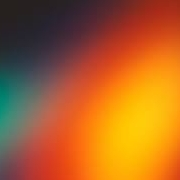
#> input picture test2.jpeg, 180 x 180 px
$ jupyter execute color_equation_generation.ipynb
#> lines starting #> are read from the running program, lines starting #| are printed output that depends on the picture
[cell 1]
import matplotlib.pyplot as plt
import numpy as np
import random
import math
import json

[cell 2]
def approx_eq(a, b):
    return abs(a - b) < .0001

[cell 3]
class EulerCauchy:
    def __init__(self, coefficients=np.zeros(3)):
        self.coefficients = coefficients

    def m(self): # homogenous solution:
        m_poly = np.poly1d(0)
        for i, coefficient in enumerate(self.coefficients):
            poly = 1
            for i in range(0,len(self.coefficients)-1-i):
                poly *= np.poly1d([1,-i])
            m_poly += poly * coefficient
        return np.roots(m_poly)

    def roots(self):
        roots = {} # elements in form of {"m":i} where i is the number of repetitions of the root
        m_vals = self.m()
        for m_val in m_vals:
            matches = [root for root in roots.keys() if approx_eq(root, m_val) or approx_eq(root, np.conjugate(m_val))]
            if matches:
                roots[matches[0]] += 1
            else:
                roots[m_val] = 1
        return roots

    def y(self, x):
        y = 0
        i = 0
        roots = self.roots()
        for root in roots.keys():
            if root.imag:
                for n_rep in range(0, roots[root], 2):
                    y += (math.log(x) ** n_rep) * (x ** root.real) * (self.constants[i] * math.cos(root.imag * math.log(x))
                                                                      + self.constants[i+1] * math.sin(root.imag * math.log(x)))
                    i += 2
            else:
                for n_rep in range(roots[root]):
                    y += self.constants[i] * (math.log(x) ** n_rep) * (x ** root)
                    i += 1
        return float(y)

[cell 4]
def normalize(values):
    return (values - np.min(values)) / (np.max(values) - np.min(values)) * 255

def valuemap(constants):
    i = constants['type']
    coefficients = constants['coefficients']
    eq = EulerCauchy(coefficients) if i else ConstantCoefficients(coefficients)
    eq.constants = constants['constants']
    return np.array(list(map(eq.y, np.arange(1,181))))

[cell 5]
from PIL import Image
image = np.asarray(Image.open('test2.jpeg'), dtype=float)

[cell 6]
def generate_image(rx, gx, bx, ry, gy, by):
    rx = normalize(sum(valuemap(_) for _ in rx))
    gx = normalize(sum(valuemap(_) for _ in gx))
    bx = normalize(sum(valuemap(_) for _ in bx))
    ry = normalize(sum(valuemap(_) for _ in ry))
    gy = normalize(sum(valuemap(_) for _ in gy))
    by = normalize(sum(valuemap(_) for _ in by))

    x_values = np.stack([rx, gx, bx]).T
    y_values = np.stack([ry, gy, by]).T

    x_values = np.repeat(x_values[:,np.newaxis,:], 180, axis=1)
    y_values = np.repeat(y_values[np.newaxis,:,:], 180, axis=0)
    return ((x_values + y_values) / 2).astype(np.uint8)

[cell 7]
def flatten(xss):
    return [x for xs in xss for x in xs]

[cell 8]
constants = ([
    {
        'type': 1,
        'coefficients': np.random.rand(3) * 5,
        'constants': np.random.rand(3),
    } for _ in range(10)
] for _ in range(6))

generated_image = generate_image(*constants)
plt.imshow(generated_image)
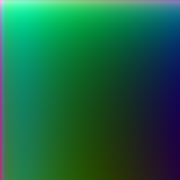
#> shown: shape (180, 180, 3); mean R, G, B 25.5, 100, 66.6
